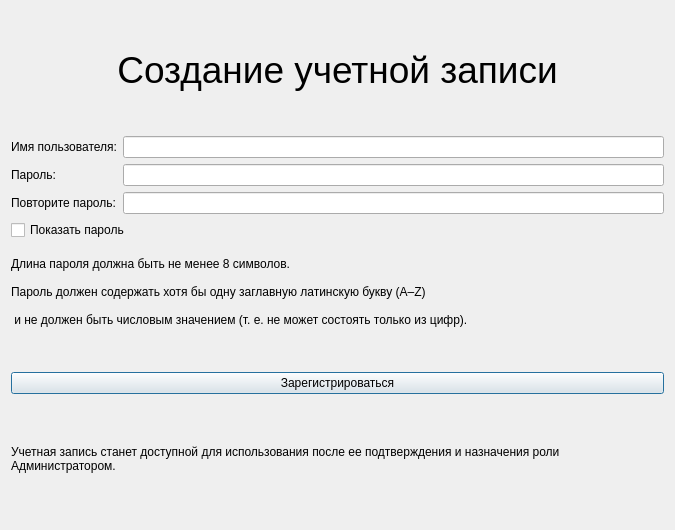
<?xml version="1.0" encoding="UTF-8"?>
<ui version="4.0">
 <class>SignupWindow</class>
 <widget class="QDialog" name="SignupWindow">
  <property name="geometry">
   <rect>
    <x>0</x>
    <y>0</y>
    <width>675</width>
    <height>530</height>
   </rect>
  </property>
  <property name="windowTitle">
   <string>Регистрация</string>
  </property>
  <layout class="QVBoxLayout" name="verticalLayout">
   <item>
    <widget class="QLabel" name="label">
     <property name="font">
      <font>
       <pointsize>28</pointsize>
      </font>
     </property>
     <property name="text">
      <string>&lt;Center&gt;Создание учетной записи&lt;/Center&gt;</string>
     </property>
    </widget>
   </item>
   <item>
    <layout class="QGridLayout" name="gridLayout">
     <item row="1" column="0">
      <widget class="QLabel" name="label_2">
       <property name="text">
        <string>Пароль:</string>
       </property>
      </widget>
     </item>
     <item row="2" column="0">
      <widget class="QLabel" name="label_4">
       <property name="text">
        <string>Повторите пароль:</string>
       </property>
      </widget>
     </item>
     <item row="0" column="0">
      <widget class="QLabel" name="label_3">
       <property name="text">
        <string>Имя пользователя:</string>
       </property>
      </widget>
     </item>
     <item row="0" column="1">
      <widget class="QLineEdit" name="usernameEdit"/>
     </item>
     <item row="1" column="1">
      <widget class="QLineEdit" name="passwordEdit">
       <property name="echoMode">
        <enum>QLineEdit::EchoMode::Password</enum>
       </property>
      </widget>
     </item>
     <item row="2" column="1">
      <widget class="QLineEdit" name="repeatPasswordEdit">
       <property name="echoMode">
        <enum>QLineEdit::EchoMode::Password</enum>
       </property>
      </widget>
     </item>
    </layout>
   </item>
   <item>
    <widget class="QCheckBox" name="showPasswordCheckBox">
     <property name="text">
      <string>Показать пароль</string>
     </property>
    </widget>
   </item>
   <item>
    <widget class="QLabel" name="label_5">
     <property name="text">
      <string>Длина пароля должна быть не менее 8 символов.

Пароль должен содержать хотя бы одну заглавную латинскую букву (A–Z)  

 и не должен быть числовым значением (т. е. не может состоять только из цифр).

</string>
     </property>
    </widget>
   </item>
   <item>
    <widget class="QPushButton" name="signupButton">
     <property name="text">
      <string>Зарегистрироваться</string>
     </property>
    </widget>
   </item>
   <item>
    <widget class="QLabel" name="label_6">
     <property name="text">
      <string>Учетная запись станет доступной для использования после ее подтверждения и назначения роли &lt;br&gt; Администратором.</string>
     </property>
    </widget>
   </item>
  </layout>
 </widget>
 <resources/>
 <connections/>
</ui>
